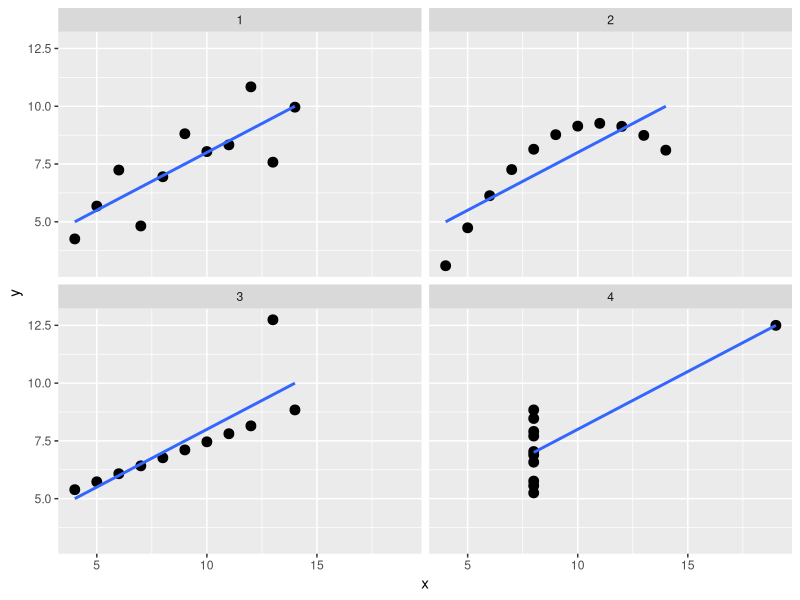
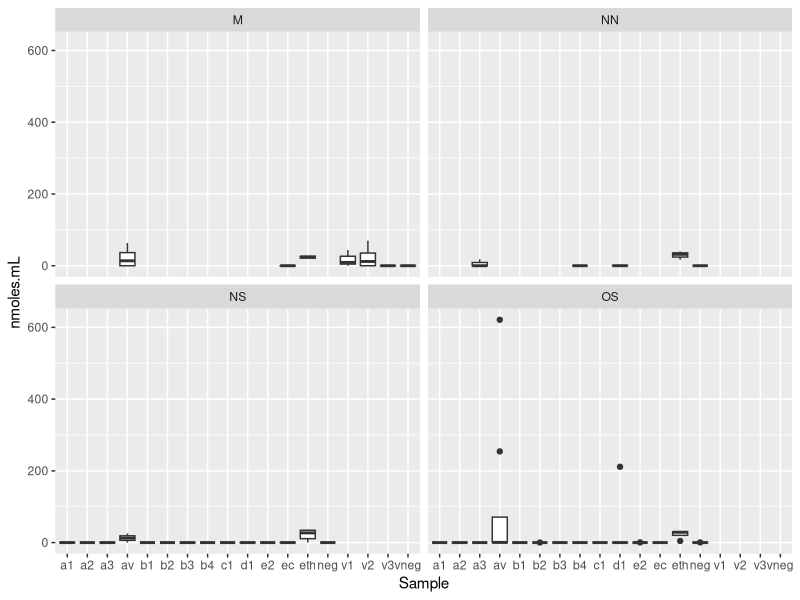
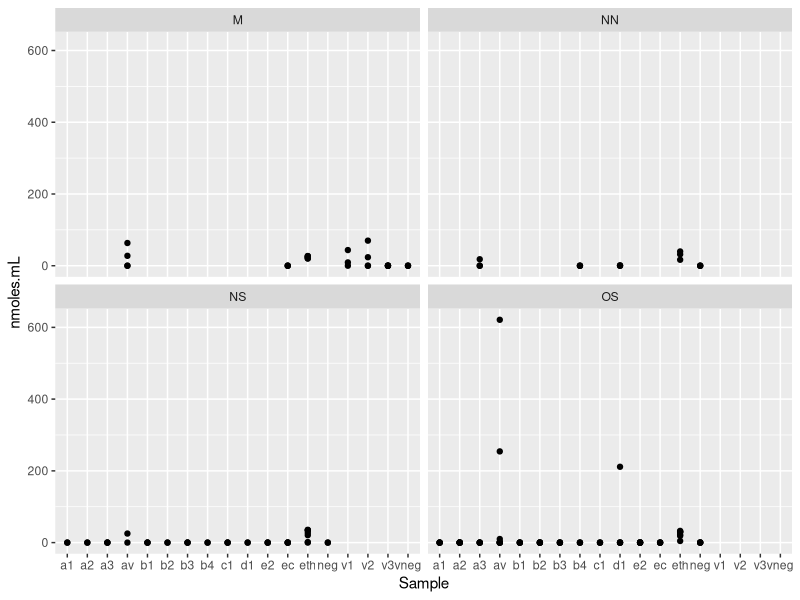
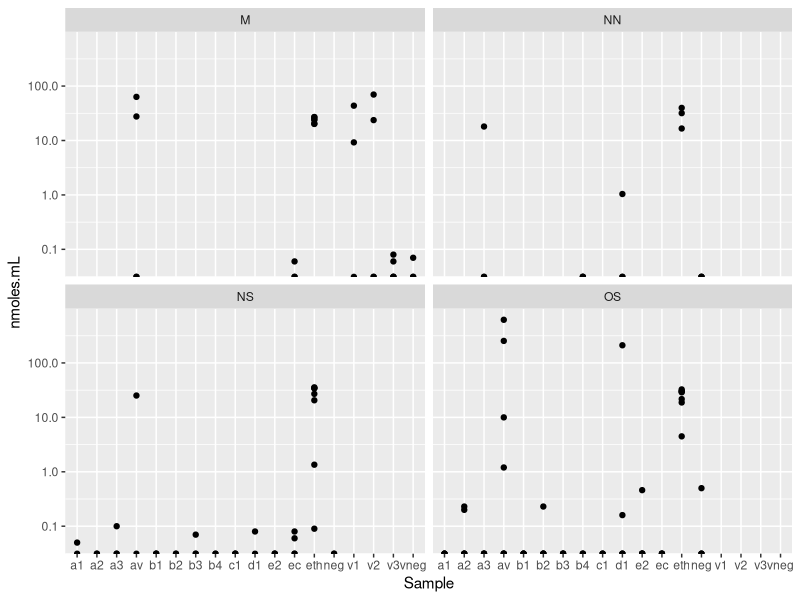

The R script that drew these images, in order:
library(dplyr)
library(ggplot2)

dataset <- read.csv("dataset.csv", header = TRUE) %>% tbl_df()

# For each group, do the following:
# -Compute the means and sd's for both x and y
# -Compute the correlation coefficient between x and y using the cor() function
# -Get the coefficients of the linear regression y~x.

group_by(dataset, group) %>%
  summarise_each(funs(mean,var))

group_by(dataset, group) %>%
  summarise(cor=cor(x,y))

for(i in 1:4){
  filter(dataset, group==i) %>% lm(y~x, data=.) %>% coef() %>% print()
}

# Plot the data!
ggplot(dataset, aes(x=x, y=y)) +
  geom_point(size=3) +
  geom_smooth(method="lm", se=FALSE) +
  facet_wrap(~group, nrow=2)




adriana <- read.csv("./adriana/adriana_data.csv", header=TRUE) %>% tbl_df()

ggplot(adriana, aes(x=Sample, y=nmoles.mL)) +
  geom_boxplot() +
  facet_wrap(~Set.ID)

ggplot(adriana, aes(x=Sample, y=nmoles.mL)) +
  geom_point() +
  facet_wrap(~Set.ID)

ggplot(adriana, aes(x=Sample, y=nmoles.mL)) +
  geom_point() +
  facet_wrap(~Set.ID) +
  scale_y_log10()






